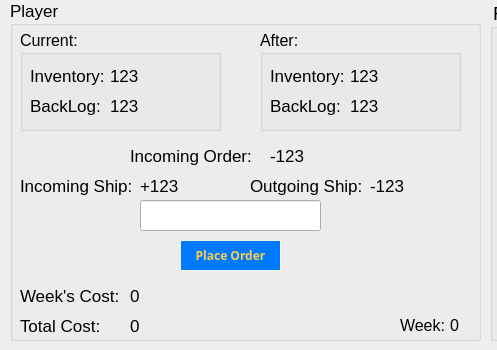
<?xml version="1.0" encoding="UTF-8"?>
<ui version="4.0">
 <class>PlayerInterface</class>
 <widget class="QDialog" name="PlayerInterface">
  <property name="geometry">
   <rect>
    <x>0</x>
    <y>0</y>
    <width>497</width>
    <height>350</height>
   </rect>
  </property>
  <property name="windowTitle">
   <string>Dialog</string>
  </property>
  <property name="styleSheet">
   <string notr="true">#PlayerWindow{
}</string>
  </property>
  <widget class="QGroupBox" name="PlayerArea">
   <property name="geometry">
    <rect>
     <x>10</x>
     <y>0</y>
     <width>471</width>
     <height>341</height>
    </rect>
   </property>
   <property name="font">
    <font>
     <pointsize>13</pointsize>
    </font>
   </property>
   <property name="styleSheet">
    <string notr="true">#RetailerArea {
	background-color: #fdfbf2;
}</string>
   </property>
   <property name="title">
    <string>Player</string>
   </property>
   <widget class="QPushButton" name="orderBtn">
    <property name="geometry">
     <rect>
      <x>170</x>
      <y>240</y>
      <width>101</width>
      <height>31</height>
     </rect>
    </property>
    <property name="font">
     <font>
      <family>League Spartan Bold</family>
      <pointsize>9</pointsize>
      <weight>75</weight>
      <bold>true</bold>
      <underline>false</underline>
      <strikeout>false</strikeout>
     </font>
    </property>
    <property name="cursor">
     <cursorShape>PointingHandCursor</cursorShape>
    </property>
    <property name="styleSheet">
     <string notr="true">
#orderBtn {
    color:#ffcc4e;
    background-color:#007bff;
    border-color:#007bff;
    font-family: 'League Spartan Bold', arial;
    font-weight: bold;
    border: 1px solid #f5f5f5; 
}

#orderBtn:hover { background-color: #66c011; color: white; border: 1px solid black;}

#orderBtn:disabled {
	background-color: #add8e6;
	color: black;
}</string>
    </property>
    <property name="text">
     <string>Place Order</string>
    </property>
   </widget>
   <widget class="QLineEdit" name="orderIn">
    <property name="geometry">
     <rect>
      <x>130</x>
      <y>200</y>
      <width>181</width>
      <height>31</height>
     </rect>
    </property>
    <property name="font">
     <font>
      <pointsize>14</pointsize>
     </font>
    </property>
   </widget>
   <widget class="QLabel" name="totalCost_l">
    <property name="geometry">
     <rect>
      <x>10</x>
      <y>310</y>
      <width>91</width>
      <height>31</height>
     </rect>
    </property>
    <property name="font">
     <font>
      <pointsize>13</pointsize>
     </font>
    </property>
    <property name="text">
     <string>Total Cost:</string>
    </property>
   </widget>
   <widget class="QLabel" name="incomingShipment">
    <property name="geometry">
     <rect>
      <x>130</x>
      <y>170</y>
      <width>91</width>
      <height>31</height>
     </rect>
    </property>
    <property name="font">
     <font>
      <pointsize>13</pointsize>
     </font>
    </property>
    <property name="text">
     <string>+123</string>
    </property>
   </widget>
   <widget class="QLabel" name="outgoingShipment">
    <property name="geometry">
     <rect>
      <x>360</x>
      <y>170</y>
      <width>91</width>
      <height>31</height>
     </rect>
    </property>
    <property name="font">
     <font>
      <pointsize>13</pointsize>
     </font>
    </property>
    <property name="layoutDirection">
     <enum>Qt::RightToLeft</enum>
    </property>
    <property name="text">
     <string>-123</string>
    </property>
   </widget>
   <widget class="QLabel" name="weekCost_l">
    <property name="enabled">
     <bool>true</bool>
    </property>
    <property name="geometry">
     <rect>
      <x>10</x>
      <y>280</y>
      <width>111</width>
      <height>31</height>
     </rect>
    </property>
    <property name="font">
     <font>
      <pointsize>13</pointsize>
     </font>
    </property>
    <property name="text">
     <string>Week's Cost:</string>
    </property>
   </widget>
   <widget class="QLabel" name="incoming_2">
    <property name="geometry">
     <rect>
      <x>10</x>
      <y>170</y>
      <width>131</width>
      <height>31</height>
     </rect>
    </property>
    <property name="font">
     <font>
      <pointsize>13</pointsize>
     </font>
    </property>
    <property name="text">
     <string>Incoming Ship:</string>
    </property>
   </widget>
   <widget class="QLabel" name="outgoing_2">
    <property name="geometry">
     <rect>
      <x>240</x>
      <y>170</y>
      <width>131</width>
      <height>31</height>
     </rect>
    </property>
    <property name="font">
     <font>
      <pointsize>13</pointsize>
     </font>
    </property>
    <property name="layoutDirection">
     <enum>Qt::RightToLeft</enum>
    </property>
    <property name="text">
     <string>Outgoing Ship:</string>
    </property>
   </widget>
   <widget class="QGroupBox" name="currentBox">
    <property name="geometry">
     <rect>
      <x>10</x>
      <y>30</y>
      <width>201</width>
      <height>101</height>
     </rect>
    </property>
    <property name="font">
     <font>
      <pointsize>12</pointsize>
     </font>
    </property>
    <property name="title">
     <string>Current:</string>
    </property>
    <widget class="QLabel" name="inventory_2">
     <property name="geometry">
      <rect>
       <x>10</x>
       <y>30</y>
       <width>91</width>
       <height>31</height>
      </rect>
     </property>
     <property name="font">
      <font>
       <pointsize>13</pointsize>
      </font>
     </property>
     <property name="text">
      <string>Inventory:</string>
     </property>
    </widget>
    <widget class="QLabel" name="backLog_2">
     <property name="geometry">
      <rect>
       <x>10</x>
       <y>60</y>
       <width>91</width>
       <height>31</height>
      </rect>
     </property>
     <property name="font">
      <font>
       <pointsize>13</pointsize>
      </font>
     </property>
     <property name="layoutDirection">
      <enum>Qt::RightToLeft</enum>
     </property>
     <property name="text">
      <string>BackLog:</string>
     </property>
    </widget>
    <widget class="QLabel" name="inventory">
     <property name="geometry">
      <rect>
       <x>90</x>
       <y>30</y>
       <width>91</width>
       <height>31</height>
      </rect>
     </property>
     <property name="font">
      <font>
       <pointsize>13</pointsize>
      </font>
     </property>
     <property name="text">
      <string>123</string>
     </property>
    </widget>
    <widget class="QLabel" name="backLog">
     <property name="geometry">
      <rect>
       <x>90</x>
       <y>60</y>
       <width>91</width>
       <height>31</height>
      </rect>
     </property>
     <property name="font">
      <font>
       <pointsize>13</pointsize>
      </font>
     </property>
     <property name="layoutDirection">
      <enum>Qt::RightToLeft</enum>
     </property>
     <property name="text">
      <string>123</string>
     </property>
    </widget>
   </widget>
   <widget class="QGroupBox" name="afterBox">
    <property name="geometry">
     <rect>
      <x>250</x>
      <y>30</y>
      <width>201</width>
      <height>101</height>
     </rect>
    </property>
    <property name="font">
     <font>
      <pointsize>12</pointsize>
     </font>
    </property>
    <property name="styleSheet">
     <string notr="true"/>
    </property>
    <property name="title">
     <string>After:</string>
    </property>
    <widget class="QLabel" name="inventoryL">
     <property name="geometry">
      <rect>
       <x>10</x>
       <y>30</y>
       <width>91</width>
       <height>31</height>
      </rect>
     </property>
     <property name="font">
      <font>
       <pointsize>13</pointsize>
      </font>
     </property>
     <property name="text">
      <string>Inventory:</string>
     </property>
    </widget>
    <widget class="QLabel" name="backLog_5">
     <property name="geometry">
      <rect>
       <x>10</x>
       <y>60</y>
       <width>91</width>
       <height>31</height>
      </rect>
     </property>
     <property name="font">
      <font>
       <pointsize>13</pointsize>
      </font>
     </property>
     <property name="layoutDirection">
      <enum>Qt::RightToLeft</enum>
     </property>
     <property name="text">
      <string>BackLog:</string>
     </property>
    </widget>
    <widget class="QLabel" name="inventoryAfter">
     <property name="geometry">
      <rect>
       <x>90</x>
       <y>30</y>
       <width>91</width>
       <height>31</height>
      </rect>
     </property>
     <property name="font">
      <font>
       <pointsize>13</pointsize>
      </font>
     </property>
     <property name="text">
      <string>123</string>
     </property>
    </widget>
    <widget class="QLabel" name="backlogAfter">
     <property name="geometry">
      <rect>
       <x>90</x>
       <y>60</y>
       <width>91</width>
       <height>31</height>
      </rect>
     </property>
     <property name="font">
      <font>
       <pointsize>13</pointsize>
      </font>
     </property>
     <property name="layoutDirection">
      <enum>Qt::RightToLeft</enum>
     </property>
     <property name="text">
      <string>123</string>
     </property>
    </widget>
   </widget>
   <widget class="QLabel" name="incomingOrder">
    <property name="geometry">
     <rect>
      <x>260</x>
      <y>140</y>
      <width>101</width>
      <height>31</height>
     </rect>
    </property>
    <property name="font">
     <font>
      <pointsize>13</pointsize>
     </font>
    </property>
    <property name="layoutDirection">
     <enum>Qt::RightToLeft</enum>
    </property>
    <property name="text">
     <string>-123</string>
    </property>
   </widget>
   <widget class="QLabel" name="outgoing_4">
    <property name="geometry">
     <rect>
      <x>120</x>
      <y>140</y>
      <width>141</width>
      <height>31</height>
     </rect>
    </property>
    <property name="font">
     <font>
      <pointsize>13</pointsize>
     </font>
    </property>
    <property name="layoutDirection">
     <enum>Qt::RightToLeft</enum>
    </property>
    <property name="text">
     <string>Incoming Order:</string>
    </property>
   </widget>
   <widget class="QLabel" name="weekCost">
    <property name="enabled">
     <bool>true</bool>
    </property>
    <property name="geometry">
     <rect>
      <x>120</x>
      <y>280</y>
      <width>91</width>
      <height>31</height>
     </rect>
    </property>
    <property name="font">
     <font>
      <pointsize>13</pointsize>
     </font>
    </property>
    <property name="text">
     <string>0</string>
    </property>
   </widget>
   <widget class="QLabel" name="totalCost">
    <property name="geometry">
     <rect>
      <x>120</x>
      <y>310</y>
      <width>91</width>
      <height>31</height>
     </rect>
    </property>
    <property name="font">
     <font>
      <pointsize>13</pointsize>
     </font>
    </property>
    <property name="layoutDirection">
     <enum>Qt::RightToLeft</enum>
    </property>
    <property name="text">
     <string>0</string>
    </property>
   </widget>
   <widget class="QLabel" name="totalCost_l_2">
    <property name="geometry">
     <rect>
      <x>390</x>
      <y>310</y>
      <width>91</width>
      <height>31</height>
     </rect>
    </property>
    <property name="font">
     <font>
      <pointsize>12</pointsize>
     </font>
    </property>
    <property name="text">
     <string>Week:</string>
    </property>
   </widget>
   <widget class="QLabel" name="week">
    <property name="geometry">
     <rect>
      <x>440</x>
      <y>310</y>
      <width>51</width>
      <height>31</height>
     </rect>
    </property>
    <property name="font">
     <font>
      <pointsize>12</pointsize>
     </font>
    </property>
    <property name="layoutDirection">
     <enum>Qt::RightToLeft</enum>
    </property>
    <property name="text">
     <string>0</string>
    </property>
   </widget>
   <zorder>currentBox</zorder>
   <zorder>orderBtn</zorder>
   <zorder>orderIn</zorder>
   <zorder>totalCost_l</zorder>
   <zorder>incomingShipment</zorder>
   <zorder>outgoingShipment</zorder>
   <zorder>weekCost_l</zorder>
   <zorder>incoming_2</zorder>
   <zorder>outgoing_2</zorder>
   <zorder>afterBox</zorder>
   <zorder>incomingOrder</zorder>
   <zorder>outgoing_4</zorder>
   <zorder>weekCost</zorder>
   <zorder>totalCost</zorder>
   <zorder>totalCost_l_2</zorder>
   <zorder>week</zorder>
  </widget>
  <widget class="QGroupBox" name="UpstreamGraph">
   <property name="geometry">
    <rect>
     <x>490</x>
     <y>0</y>
     <width>471</width>
     <height>341</height>
    </rect>
   </property>
   <property name="font">
    <font>
     <pointsize>14</pointsize>
    </font>
   </property>
   <property name="styleSheet">
    <string notr="true">#UpstreamGraph {
	background-color: #ededed;
}</string>
   </property>
   <property name="title">
    <string>From Upstream: Orders and Shipment Graph</string>
   </property>
  </widget>
  <widget class="QGroupBox" name="ConsumerDemandGraph">
   <property name="geometry">
    <rect>
     <x>10</x>
     <y>350</y>
     <width>471</width>
     <height>341</height>
    </rect>
   </property>
   <property name="font">
    <font>
     <pointsize>14</pointsize>
    </font>
   </property>
   <property name="styleSheet">
    <string notr="true">#ConsumerDemandGraph {
	background-color: #ededed;
}</string>
   </property>
   <property name="title">
    <string>Consumer-Demand Graph</string>
   </property>
  </widget>
  <widget class="QGroupBox" name="DownstreamGraph">
   <property name="geometry">
    <rect>
     <x>490</x>
     <y>350</y>
     <width>471</width>
     <height>341</height>
    </rect>
   </property>
   <property name="font">
    <font>
     <pointsize>14</pointsize>
    </font>
   </property>
   <property name="styleSheet">
    <string notr="true">#DownstreamGraph {
	background-color: #ededed;
}</string>
   </property>
   <property name="title">
    <string>To DownStream: Orders and Shipment Graph</string>
   </property>
  </widget>
 </widget>
 <resources/>
 <connections/>
</ui>
